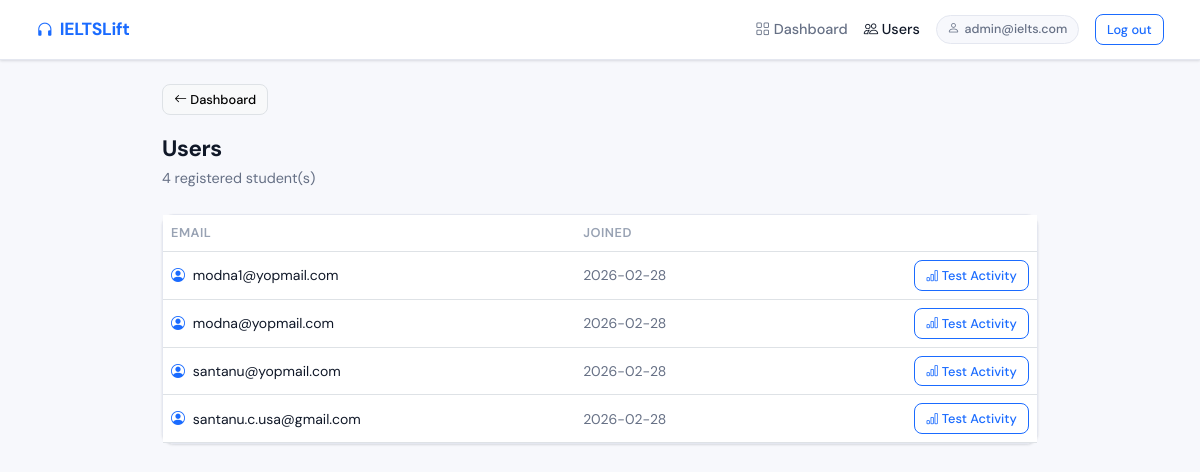
Page /admin/users (signed in) on the committed database.
### tables this page shows
CREATE TABLE users (
            id INTEGER PRIMARY KEY AUTOINCREMENT,
            email TEXT UNIQUE NOT NULL,
            password TEXT NOT NULL,
            is_admin INTEGER DEFAULT 0,
            created_at DATETIME DEFAULT CURRENT_TIMESTAMP
        );

### app.py (the view)
@app.route('/admin/users')
@admin_required
def admin_users():
    conn = get_db()
    users = conn.execute('SELECT * FROM users WHERE is_admin=0 ORDER BY created_at DESC').fetchall()
    conn.close()
    return render_template('admin_users.html', users=users)

### app.py (called while the page is built)
def get_db():
    conn = sqlite3.connect(DB)
    conn.row_factory = sqlite3.Row
    return conn

def admin_required(f):
    from functools import wraps
    @wraps(f)
    def decorated(*args, **kwargs):
        if 'user_id' not in session or not session.get('is_admin'):
            abort(403)
        return f(*args, **kwargs)
    return decorated

### templates/admin_users.html (shortened to what this page needs)
{% extends "base.html" %}
{% block content %}
<div class="container" style="max-width:900px">
  <div class="mb-4">
    <a href="/admin" class="btn btn-sm btn-light border mb-3"><i class="bi bi-arrow-left"></i> Dashboard</a>
    <div class="page-title">Users</div>
    <div class="page-sub">{{ users|length }} registered student(s)</div>
  </div>
  <div class="card">
    {% if users %}
    <div class="table-responsive">
      <table class="table table-hover mb-0">
        <thead><tr>
          <th>Email</th><th>Joined</th><th></th>
        </tr></thead>
        <tbody>
        {% for u in users %}
        <tr>
          <td><i class="bi bi-person-circle me-1 text-brand"></i> {{ u.email }}</td>
          <td style="color:var(--text-secondary)">{{ u.created_at[:10] }}</td>
          <td class="text-end">
            <a href="/admin/user/{{ u.id }}" class="btn btn-sm btn-outline-primary">
              <i class="bi bi-bar-chart"></i> Test Activity
            </a>
          </td>
        </tr>
        {% endfor %}
        </tbody>
      </table>
    </div>
    {% else %}
    <div class="text-center py-5 text-secondary">No users registered yet.</div>
    {% endif %}
  </div>
</div>
{% endblock %}

### templates/base.html (style rules this page uses)
:root { --brand: #1a6bff; --brand-light: #e8f0ff; --brand-dark: #0d4fd6; --success: #12b76a; --danger: #f04438; --warning: #f79009; --surface: #ffffff; --surface-2: #f7f8fc; --border: #e4e7f0; --text-primary: #101828; --text-secondary: #667085; --text-muted: #98a2b3; --shadow-sm: 0 1px 3px rgba(16,24,40,.08), 0 1px 2px rgba(16,24,40,.06); --shadow-md: 0 4px 16px rgba(16,24,40,.10); --radius: 12px; --radius-sm: 8px; }
*, *::before, *::after { box-sizing: border-box; }
body { font-family: 'DM Sans', sans-serif; background: var(--surface-2); color: var(--text-primary); min-height: 100vh; font-size: 15px; line-height: 1.6; }
.card { border: 1px solid var(--border); border-radius: var(--radius); box-shadow: var(--shadow-sm); background: var(--surface); }
.btn { font-weight: 500; border-radius: var(--radius-sm); font-size: .875rem; }
.btn-outline-primary { color: var(--brand); border-color: var(--brand); }
.btn-sm { padding: .3rem .7rem; font-size: .8rem; }
.table th { font-size: .8rem; font-weight: 600; color: var(--text-muted); text-transform: uppercase; letter-spacing: .04em; }
.table td { font-size: .875rem; vertical-align: middle; color: var(--text-primary); }
.text-brand { color: var(--brand) !important; }
.page-title { font-weight: 700; font-size: 1.4rem; letter-spacing: -.4px; }
.page-sub { color: var(--text-secondary); font-size: .9rem; }

### rows in the picture
users: email "modna1@yopmail.com", created_at "2026-02-28"
users: email "modna@yopmail.com", created_at "2026-02-28"
users: email "santanu@yopmail.com", created_at "2026-02-28"
users: email "santanu.c.usa@gmail.com", created_at "2026-02-28"

### other values in the picture
{{ session.email }} "admin@ielts.com"
{{ users|length }} "4"
